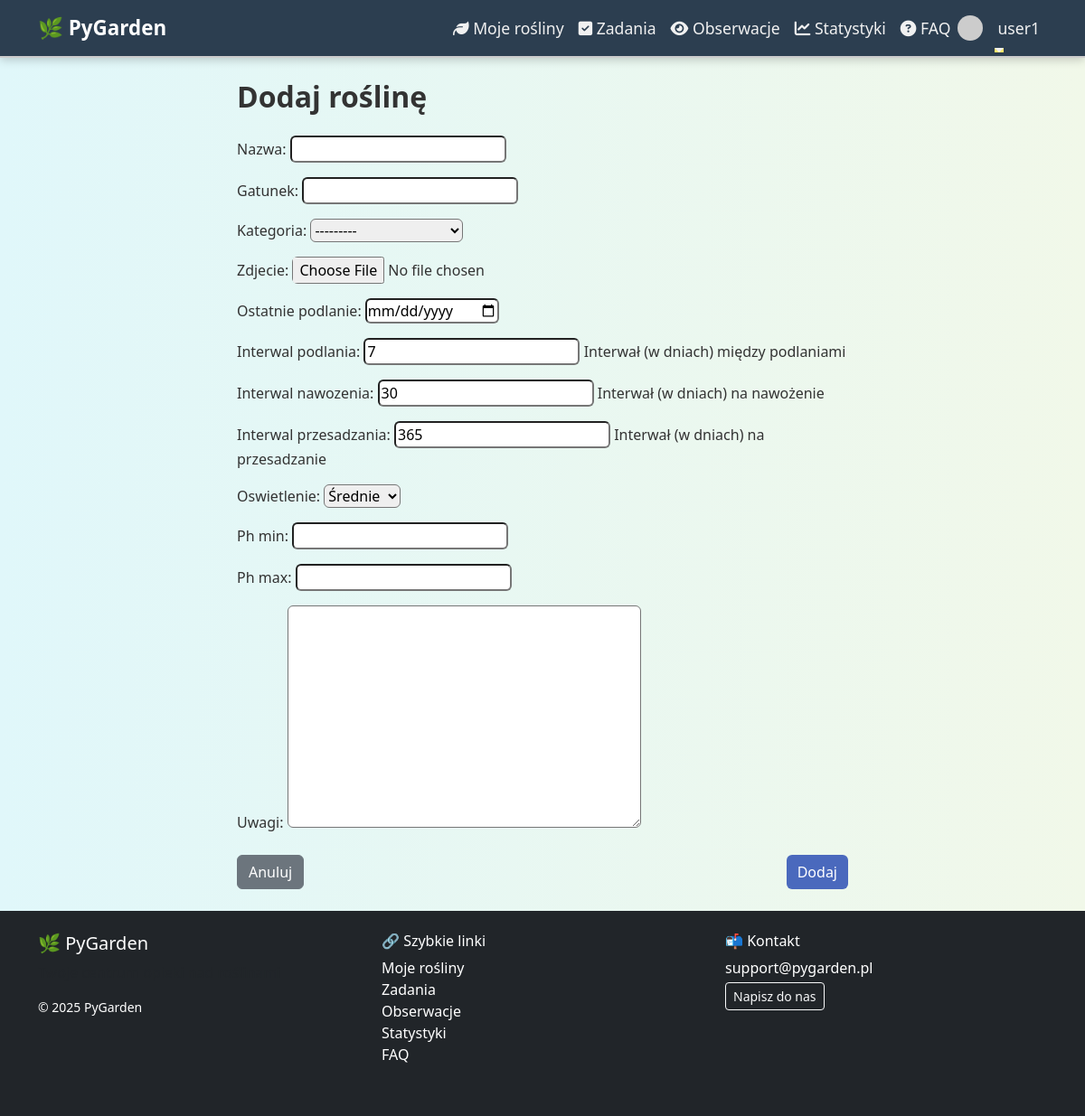
The app's page /rosliny/dodaj/ (signed in), older data.
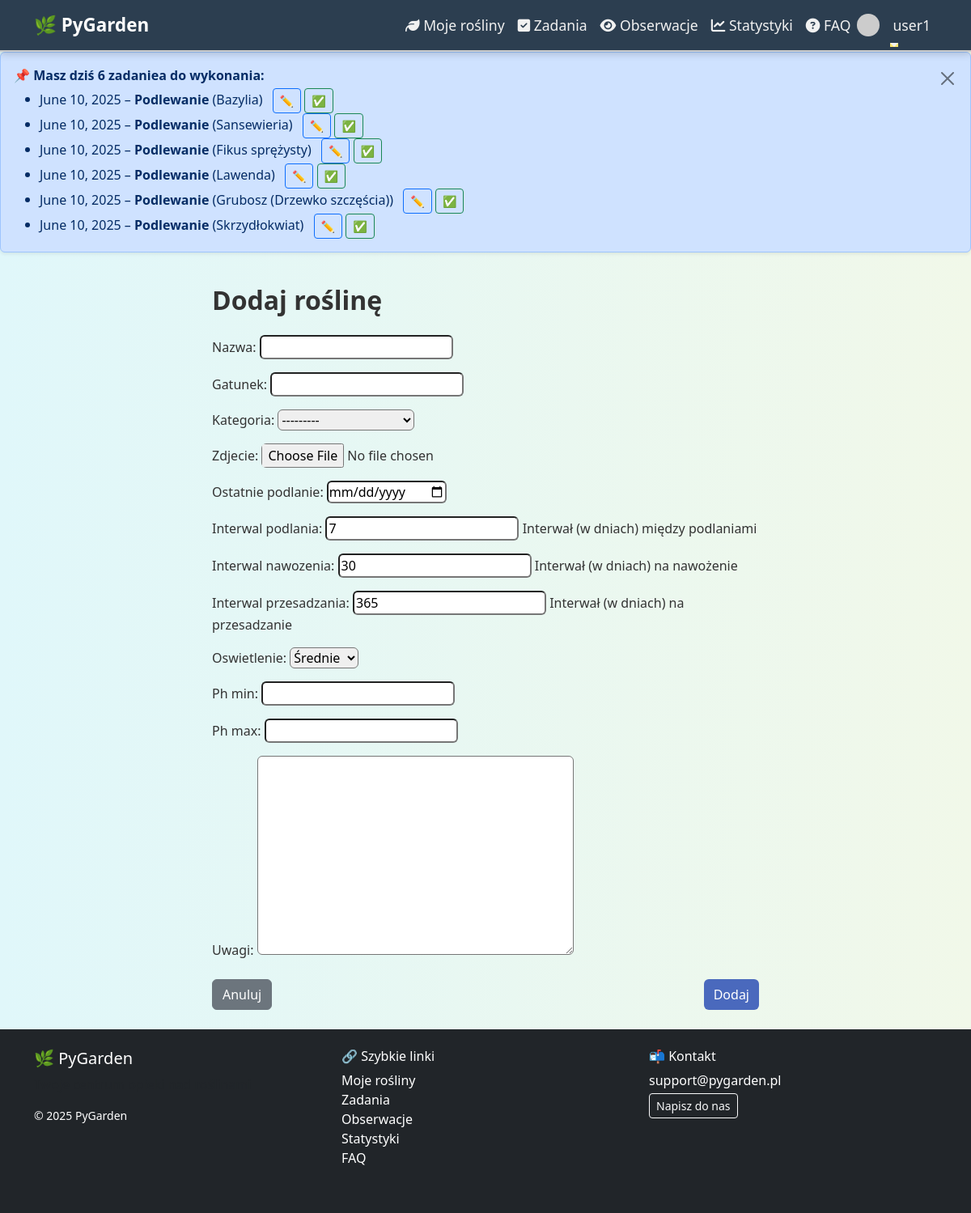
The same page, newer data.
### apps/scheduler/models.py (models this page shows, shortened)
class Task(models.Model):
    plant = models.ForeignKey(Plant, on_delete=models.CASCADE, related_name='zadania')
    user = models.ForeignKey(User, on_delete=models.CASCADE, related_name='zadania')
    typ = models.ForeignKey(TaskType, on_delete=models.SET_NULL, null=True)
    opis = models.TextField(blank=True, null=True)
    data = models.DateField()
    wykonane = models.BooleanField(default=False)
    class Meta:
        verbose_name = 'Zadanie'
        verbose_name_plural = 'Zadania'
        ordering = ['data']

class TaskType(models.Model):
    nazwa = models.CharField(max_length=100, unique=True)
    class Meta:
        verbose_name = 'Typ zadania'
        verbose_name_plural = 'Typy zadań'

### apps/plants/models.py (models this page shows, shortened)
class Plant(models.Model):
    LIGHT_CHOICES = [
        ('low', 'Niskie'),
        ('medium', 'Średnie'),
        ('high', 'Wysokie'),
    ]
    user = models.ForeignKey(User, on_delete=models.CASCADE, related_name='plants')
    nazwa = models.CharField(max_length=255)                   # название растения
    gatunek = models.CharField(max_length=255, blank=True)     # «gatunek» = вид (опционально)
    kategoria = models.ForeignKey(
        Category,
        on_delete=models.SET_NULL,
        null=True,
        blank=True
    )                                                         # категория (связь «многие-ко-многим» упрощена)
    zdjecie = models.ImageField(upload_to='plants/%Y/%m/', blank=True, null=True)
    data_dodania = models.DateField(auto_now_add=True)         # дата добавления (автоматически)
    ostatnie_podlanie = models.DateField(null=True, blank=True)  # дата последнего полива
    interwal_podlania = models.PositiveIntegerField(
        default=7,
        help_text='Interwał (w dniach) między podlaniami'
    )
    interwal_nawozenia = models.PositiveIntegerField(
        default=30,
        help_text='Interwał (w dniach) na nawożenie'
    )
    interwal_przesadzania = models.PositiveIntegerField(
        default=365,
        help_text='Interwał (w dniach) na przesadzanie'
    )
    oswietlenie = models.CharField(
        max_length=10,
        choices=LIGHT_CHOICES,
        default='medium'
    )
    ph_min = models.DecimalField(max_digits=4, decimal_places=2, null=True, blank=True)
    ph_max = models.DecimalField(max_digits=4, decimal_places=2, null=True, blank=True)
    uwagi = models.TextField(blank=True, null=True)            # заметки/комментарии
    class Meta:
        verbose_name = 'Roślina'
        verbose_name_plural = 'Rośliny'

### apps/plants/views.py (the view, shortened to what this page needs)
# urls.py: path('dodaj/', views.PlantCreateView.as_view(), name='add'),
class PlantCreateView(LoginRequiredMixin, CreateView):
    model = Plant
    form_class = PlantForm
    template_name = 'plants/plant_form.html'
    success_url = reverse_lazy('plants:list')

### apps/plants/forms.py
class PlantForm(forms.ModelForm):
    class Meta:
        model = Plant
        fields = [
            'nazwa',
            'gatunek',
            'kategoria',
            'zdjecie',
            'ostatnie_podlanie',
            'interwal_podlania',
            'interwal_nawozenia',
            'interwal_przesadzania',
            'oswietlenie',
            'ph_min',
            'ph_max',
            'uwagi',
        ]
        widgets = {
            'ostatnie_podlanie': forms.DateInput(attrs={'type': 'date'}),
        }

### apps/plants/models.py (called while the page is built)
    def __str__(self):
        return self.nazwa

### apps/scheduler/context_processors.py (called while the page is built)
def todays_tasks(request):
    if request.user.is_authenticated:
        tasks_today = Task.objects.filter(
            user=request.user,
            data=date.today(),
            wykonane=False
        ).select_related('typ', 'plant')
    else:
        tasks_today = []
    return {'tasks_today': tasks_today}

### templates/plants/plant_form.html (shortened to what this page needs)
{% extends 'base.html' %}
{% load static %}
{% block content %}
<div class="container" style="max-width: 700px;">
    <h2 class="fw-bold mb-4">
        {% if object %}Edytuj roślinę{% else %}Dodaj roślinę{% endif %}
    </h2>
    <form method="post" enctype="multipart/form-data" class="needs-validation">
        {{ form.as_p }}
        <div class="mt-4 d-flex justify-content-between">
            <a href="{% url 'plants:list' %}" class="btn btn-secondary">Anuluj</a>
            <button type="submit" class="btn btn-primary">
                {% if object %}Zapisz zmiany{% else %}Dodaj{% endif %}
            </button>
        </div>
    </form>
</div>
{% endblock %}

### templates/base.html (shortened to what the changed rows need)
<!DOCTYPE html>
<html lang="pl">
{% load static %}
<head>
  <link href="https://cdn.jsdelivr.net/npm/bootstrap@5.3.0/dist/css/bootstrap.min.css" rel="stylesheet" />
  <link rel="stylesheet" href="https://cdnjs.cloudflare.com/ajax/libs/font-awesome/6.5.0/css/all.min.css" />
  <link rel="stylesheet" href="{% static 'css/style.css' %}" />
  <link href="https://cdn.jsdelivr.net/npm/fullcalendar@6.1.10/index.global.min.css" rel="stylesheet">
</head>
<body class="d-flex flex-column min-vh-100">
{% if tasks_today %}
<div class="alert alert-primary d-flex justify-content-between align-items-start fade show shadow-sm" role="alert" id="task-alert" style="animation: fade-in 0.5s ease-out;">
  <div>
    <strong>📌 Masz dziś {{ tasks_today|length }} zadanie{{ tasks_today|length|pluralize:"e,a" }} do wykonania:</strong>
    <ul class="mb-0 mt-1">
      {% for task in tasks_today %}
        <li>
          {{ task.data }} – <strong>{{ task.typ.nazwa }}</strong> ({{ task.plant.nazwa }})
          <a href="{% url 'tasks:edit' task.pk %}" class="btn btn-sm btn-outline-primary ms-2">✏️</a>
          {% if not task.wykonane %}
            <a href="{% url 'tasks:mark_done' task.pk %}" class="btn btn-sm btn-outline-success">✅</a>
          {% endif %}
        </li>
      {% endfor %}
    </ul>
  </div>
  <button type="button" class="btn-close ms-3 mt-1" data-bs-dismiss="alert" aria-label="Close"></button>
</div>
{% endif %}
<div class="container py-4 flex-grow-1">
  {% block content %}{% endblock %}
</div>
</body>
</html>

Row changes from the older to the newer data that the page shows:
added Task: data "June 10, 2025", typ.nazwa "Podlewanie", plant.nazwa "Bazylia"
added Task: data "June 10, 2025", typ.nazwa "Podlewanie", plant.nazwa "Sansewieria"
added Task: data "June 10, 2025", typ.nazwa "Podlewanie", plant.nazwa "Fikus sprężysty"
added Task: data "June 10, 2025", typ.nazwa "Podlewanie", plant.nazwa "Lawenda"
added Task: data "June 10, 2025", typ.nazwa "Podlewanie", plant.nazwa "Grubosz (Drzewko szczęścia)"
added Task: data "June 10, 2025", typ.nazwa "Podlewanie", plant.nazwa "Skrzydłokwiat"
Text that changed along with them:
{{ tasks_today|length }}: (not shown) → "6"
text now shown: "📌 Masz dziś zadanie do wykonania:"
